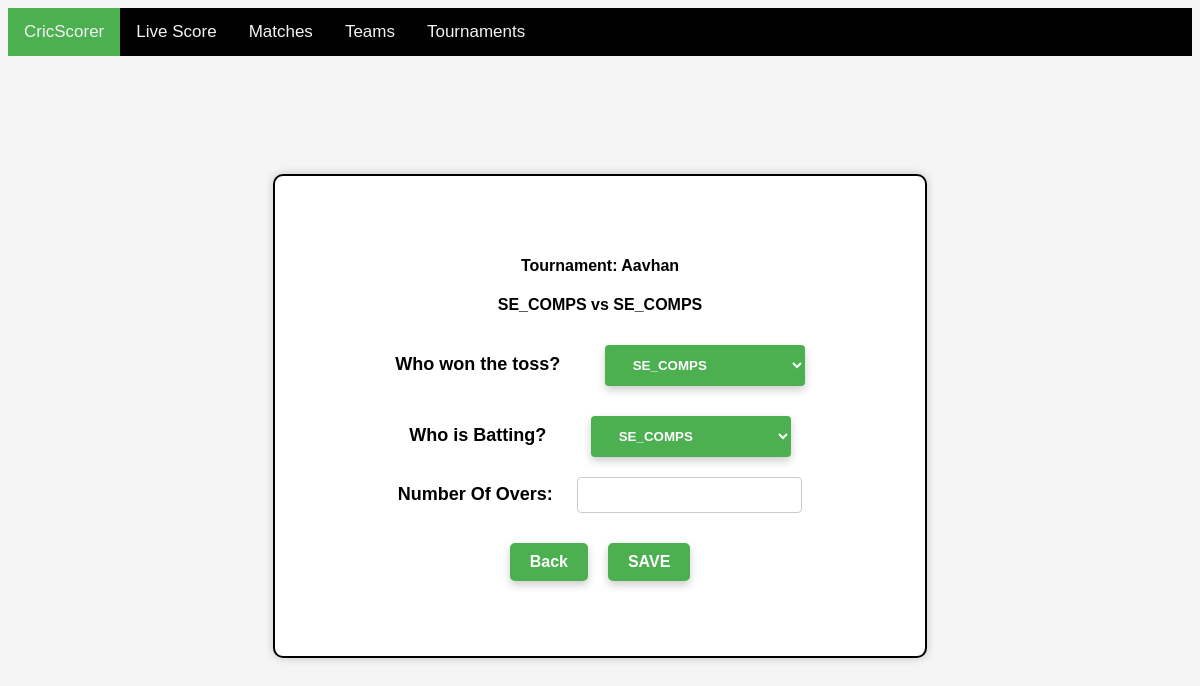
Page /makematch/111/ on the committed database.
### scoring/models.py (models this page shows, shortened)
class Makematch(models.Model):
    tournament_name = models.ForeignKey(
        Tournament, on_delete=models.CASCADE, blank=True, default=0)
    team_1 = models.ForeignKey(
        Team, related_name="team_1", on_delete=models.CASCADE)
    team_2 = models.ForeignKey(
        Team, related_name="team_2", on_delete=models.CASCADE)
    team_a_score = models.IntegerField(default=0)
    team_b_score = models.IntegerField(default=0)
    winner = models.ForeignKey(
        Team, related_name='winner', on_delete=models.CASCADE, null=True, blank=True)
    def getUrl(self):
        return f'/makematch/{self.id}/scoring/'

class Tournament(models.Model):
    name = models.CharField(max_length=200, null=True)
    start_date = models.DateTimeField(null=True)
    end_date = models.DateTimeField(null=True)
    location = models.CharField(max_length=200, null=True)
    teams = models.ManyToManyField(
        'Team', blank=True, related_name='tournaments')
    def __str__(self):
        return self.name

class Team(models.Model):
    name = models.CharField(max_length=200, unique=True)
    captian_name = models.CharField(max_length=200, null=True)
    def __str__(self):
        return self.name

### scoring/views.py (the view)
# urls.py: path('makematch/<int:match_id>/', views.match_detail, name='match_detail'),
def match_detail(request, match_id):
    match = Makematch.objects.get(id=match_id)
    context = {'match': match}
    request.session['clear_storage'] = True
    return render(request, 'scoring/matchtoss.html', context)

### scoring/templates/scoring/matchtoss.html (shortened to what this page needs)
{% extends 'scoring/base.html' %}
    {% block content %}
      <div class="center">
      <div class="container">
        <div class="container-box">
          <label for="match"><p>Tournament: {{ match.tournament_name }}</p>
            <h4> {{ match.team_1 }} vs {{ match.team_2 }}</h4></label>
          <div class="create-match-container">
            <label class="create-match-label" for="match-pin-input">Who won the toss?</label>
            <select>
            <option value="">{{ match.team_1 }}</option>
            </select>
          </div>
          <div class="create-match-container">
            <label class="create-match-label" for="match-pin-input">Who is Batting? </label>
            <select>
              <option value="">{{ match.team_1 }}</option>
            </select>
          </div>
          <div class="create-match-container">
            <label class="create-match-label" for="match-pin-input">Number Of Overs:</label>
            <input class="create-match-input" type="text" id="match-pin-input" name="match-pin-input" />
          </div>
          <div class="button-container">
            <button class="button" onclick="location.href={% url 'make_match' %}">Back</button>
            <a href="{{match.getUrl}}">
              <button id="save-btn" class="button" >SAVE</button>
            </a>
          </div>
        </div>
      </div>
    </div>
    {% endblock %}

### scoring/static/scoring/score.css (style rules this page uses)
.container { max-width: 500px; margin: 0 auto; padding: 20px; background-color: #FFFFFF; box-shadow: 0 0 10px rgba(0, 0, 0, 0.2); border-radius: 5px; }
button { padding: 12px 24px; margin: 10px; background-color: #4CAF50; color: white; border: none; cursor: pointer; border-radius: 4px; box-shadow: 0 4px 8px 0 rgba(0, 0, 0, 0.2); transition: 0.3s; font-weight: bold; }

### scoring/static/scoring/makematch.css (style rules this page uses)
.center { display: flex; justify-content: center; align-items: center; height: 90vh; }
.container { background-color: white; border: 2px solid black; border-radius: 10px; padding: 120px; text-align: center; display: flex; justify-content: center; align-items: center; display: flex; justify-content: center; align-items: center; height: 30vh; }
h1, p { text-align: center; }
p { font-weight:bold; }
select { padding: 12px 24px; margin-top: 10px; margin-left: 20px; width: 200px; background-color: #4CAF50; color: white; border: none; border-radius: 4px; box-shadow: 0 4px 8px 0 rgba(0, 0, 0, 0.2); transition: 0.3s; font-weight: bold; }
.button-container { display: flex; justify-content: center; align-items: center; margin-top: 20px; }
.button { background-color: #4CAF50; color: white; padding: 10px 20px; border-radius: 5px; margin: 10px; cursor: pointer; font-size: 16px; }
.create-match-container { margin-top: 20px; }
.create-match-label { font-size: 18px; font-weight: bold; display: inline-block; margin-right: 20px; }
.create-match-input { padding: 8px; font-size: 16px; border: 1px solid #ccc; border-radius: 4px; }

### rows in the picture
Makematch: tournament_name "Aavhan", team_1 "SE_COMPS", team_2 "SE_COMPS", team_1.name "SE_COMPS"
